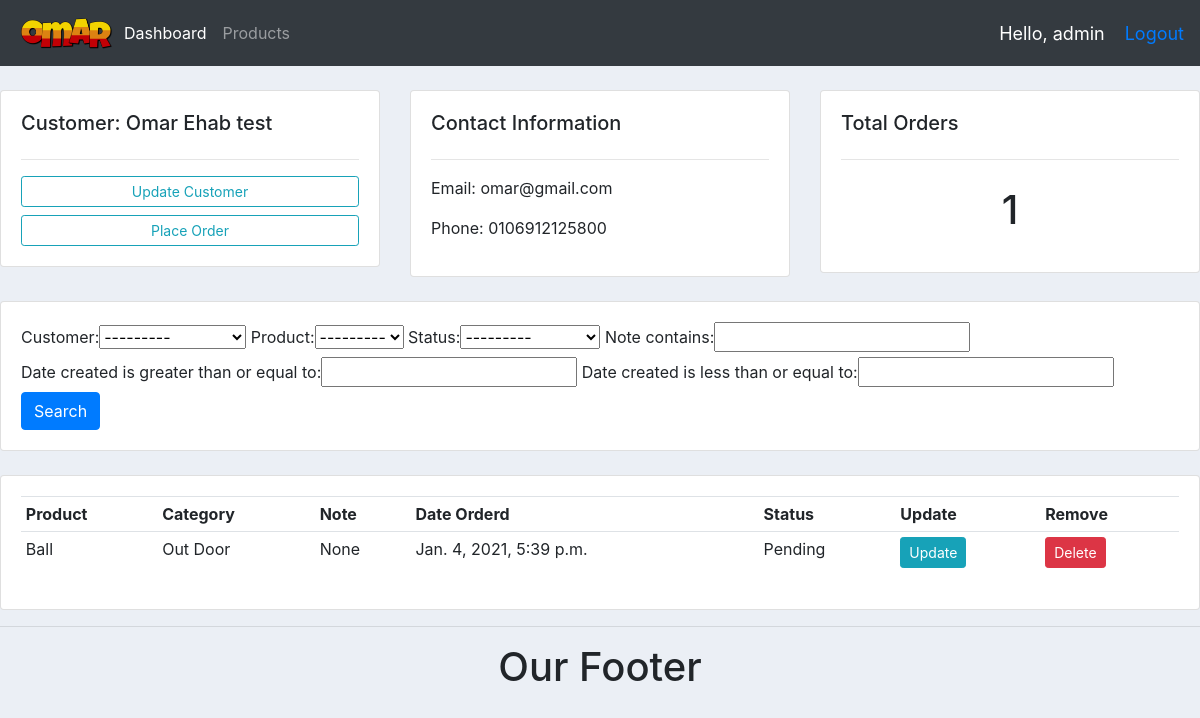
The app's page /customer/1/ (signed in) with its own data.
### accounts/models.py (models this page shows, shortened)
class Customer(models.Model):
    user = models.OneToOneField(User, blank=True, null=True, on_delete=models.CASCADE)
    name = models.CharField(max_length=20, null=True)
    phone = models.CharField(max_length=20, null=True)
    email = models.CharField(max_length=20, null=True)
    profile_pic  = models.ImageField(default='default.jpg',blank=True, null=True)
    date_created = models.DateTimeField(auto_now_add=True, null=True)
    def __str__(self):
        return str(self.name)

class Order(models.Model):
    STATUS = (
        ('Pending', 'Pending'),
        ('Out for delivery', 'Out for delivery'),
        ('Delivered', 'Delivered'),
    )
    customer = models.ForeignKey(Customer,blank=True,  null=True, on_delete=models.SET_NULL)
    product = models.ForeignKey(Product,blank=True, null=True, on_delete=models.SET_NULL)
    date_created = models.DateTimeField(auto_now_add=True, null=True)
    status = models.CharField(max_length=20, null=True, choices=STATUS)
    note = models.CharField(max_length=1000, null=True)

class Product(models.Model):
    CATEGORY = (
        ('Indoor', 'Indoor'),
        ('Out Door', 'Out Door'),
    )
    name = models.CharField(max_length=20, null=True)
    price = models.FloatField(null=True)
    category = models.CharField(max_length=20,null=True, choices=CATEGORY)
    description = models.CharField(max_length=20, blank=True,null=True)
    date_created = models.DateTimeField(auto_now_add=True, null=True)
    tags = models.ManyToManyField(Tag)
    def __str__(self):
        return self.name

### accounts/decorators.py (the view)
        def wrapper_func(request, *args, **kwargs):
            group = None
            if request.user.groups.exists():
                group = request.user.groups.all()[0].name
            if group in allowed_roles:
                return view_func(request, *args, **kwargs)
            else:
                return HttpResponse("You don't have permission to see this page")
            return view_func(request, *args, **kwargs)

### accounts/views.py (called while the page is built)
@login_required(login_url='login')
@allowed_user(allowed_roles=['admin'])
def customer(request, pk):
    customer = Customer.objects.get(id=pk)
    orders = customer.order_set.all()
    myFilter =OrderFilter(request.GET, queryset=orders)
    orders = myFilter.qs
    context = {
        'customer':customer,
        'orders':orders,
        'myFilter':myFilter,
    }
    return render(request, 'accounts/customer.html', context)

### accounts/templates/accounts/customer.html
{% extends 'accounts/main.html' %}
{% block content %}
<br>
<div class="row">
	<div class="col-md">
		<div class="card card-body">
			<h5>Customer: {{customer}}</h5>
			<hr>
			<a class="btn btn-outline-info  btn-sm btn-block" href="">Update Customer</a>
			<a class="btn btn-outline-info  btn-sm btn-block" href="{% url 'create_order' customer.id%}">Place Order</a>
		</div>
	</div>
	<div class="col-md">
		<div class="card card-body">
			<h5>Contact Information</h5>
			<hr>
			<p>Email: {{customer.email}}</p>
			<p>Phone: {{customer.phone}}</p>
		</div>
	</div>
	<div class="col-md">
		<div class="card card-body">
			<h5>Total Orders</h5>
			<hr>
			<h1 style="text-align: center;padding: 10px">{{orders.count}}</h1>
		</div>
	</div>
</div>
<br>
<div class="row">
	<div class="col">
		<div class="card card-body">
			<form method="get">
				{{myFilter.form}}
			<button class="btn btn-primary" type="submit">Search</button>
		  </form>
		</div>
	</div>
</div>
<br>
<div class="row">
	<div class="col-md">
		<div class="card card-body">
			<table class="table table-sm">
				<tr>
					<th>Product</th>
					<th>Category</th>
					<th>Note</th>
					<th>Date Orderd</th>
					<th>Status</th>
					<th>Update</th>
					<th>Remove</th>
				</tr>
				{% for order in orders %}
					<tr>
						<td>{{order.product}}</td>
						<td>{{order.product.category}}</td>
						<td>{{order.note}}</td>
						<td>{{order.date_created}}</td>
						<td>{{order.status}}</td>
						<td><a class="btn   btn-sm btn-info" href="{% url 'update_order' order.id %}">Update</a></td>
						<td><a class="btn   btn-sm btn-danger" href="{% url 'delete_order' order.id %}">Delete</a></td>
					</tr>
				{% endfor %}
			</table>
		</div>
	</div>
</div>
{% endblock content %}

### accounts/templates/accounts/navbar.html (shortened to what this page needs)
{% load static %}
<nav class="navbar navbar-expand-lg navbar-dark bg-dark">
    <img src="{% static '/images/2.png'%}" width = 100px; alt="">
    <div class="collapse navbar-collapse" id="navbarNav">
      <ul class="navbar-nav">
        {% if request.user.is_staff %}
        <li class="nav-item active">
          <a class="nav-link" href="{% url 'home' %}">Dashboard</a>
        </li>
        <li class="nav-item">
          <a class="nav-link" href="{% url 'products' %}">Products</a>
        </li>
        {%else%}
          <li class="nav-item">
            <a class="nav-link" href="{% url 'account' %}">Setting</a>
          </li>
        {% endif %}
      </ul>
    </div>
    <span class="hello-msg">Hello, {{request.user}} </span>
    <span class="logout"><a href="{% url 'logout' %}">Logout</a></span>
  </nav>

### static/css/main.css (style rules this page uses)
body { background-color: #ebeff5; }

### accounts/templates/accounts/navbar.html (style rules this page uses)
.hello-msg { font-size: 18px; color: #fff; margin-right: 20px; }
.logout { font-size: 18px; color: #fff; }

### records on screen
Customer: name "Omar Ehab test", email "omar@gmail.com", phone "0106912125800"
Order: product "Ball", product.category "Out Door", note "None", date_created "Jan. 4, 2021, 5:39 p.m.", status "Pending"

### other values on screen
{{ request.user }} "admin"
{{ orders.count }} "1"
